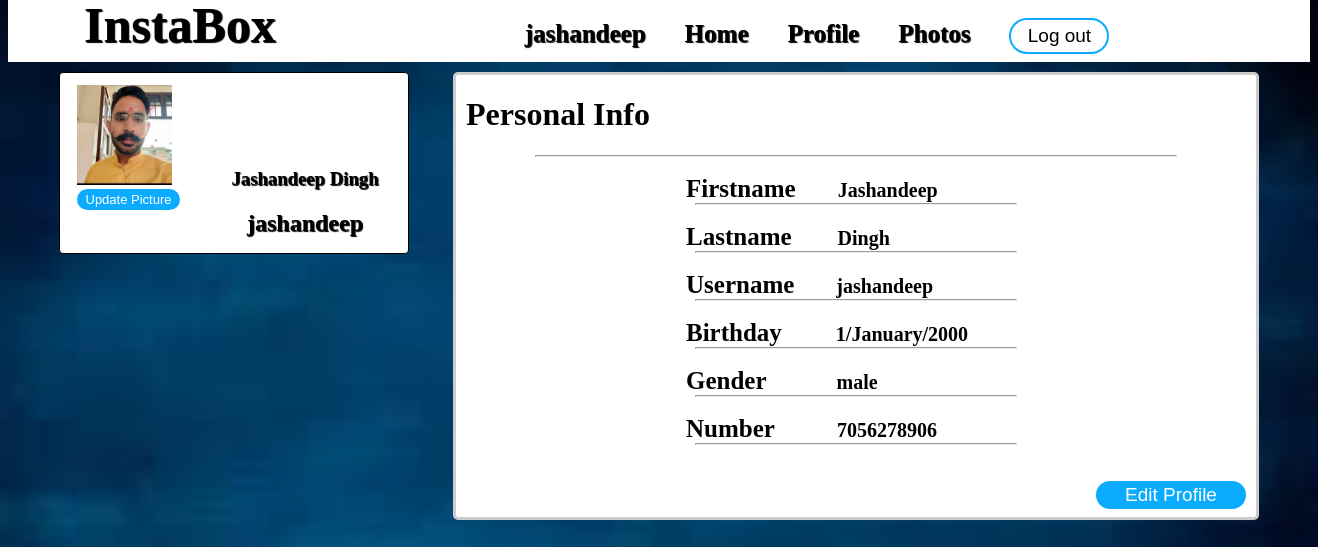
Page /profile.php (signed in) on the committed database.
### tables this page shows
CREATE TABLE `user` (
  `user_id` int(100) NOT NULL,
  `firstname` varchar(100) NOT NULL,
  `lastname` varchar(100) NOT NULL,
  `username` varchar(100) NOT NULL,
  `username2` varchar(100) NOT NULL,
  `birthday` varchar(100) NOT NULL,
  `gender` varchar(100) NOT NULL,
  `number` varchar(100) NOT NULL,
  `email` varchar(100) NOT NULL,
  `email2` varchar(100) NOT NULL,
  `password` varchar(100) NOT NULL,
  `password2` varchar(100) NOT NULL,
  `profile_picture` varchar(100) NOT NULL,
  `cover_picture` varchar(100) NOT NULL
);

### session.php (called while the page is built, shortened)
<?php
include("includes/database.php");
$id = $_SESSION['id'];
$query=mysqli_query ($con,"SELECT * FROM user WHERE user_id ='$id'") or die(mysql_error());
$row=mysqli_fetch_array($query);
$firstname=$row['firstname'];
$lastname=$row['lastname'];
$username=$row['username'];
?>

### profile.php (the view, shortened to what this page needs)
<!DOCTYPE html>
<html>
	<head>
		<link rel="stylesheet" type="text/css" href="css/profile.css">
	</head>
<body>
<?php include ('session.php');?>
	<div id="header">
		<div class="head-view">
			<ul>
				<li><a href="home.php" title="Biobook"><b>InstaBox</b></a></li>
				<li><a href="timeline.php" title="<?php echo $username ?>"><label><?php echo $username ?></label></a></li>
				<li><a href="home.php" title="Home"><label>Home</label></a></li>
				<li><a href="profile.php" title="Profile"><label class="active">Profile</label></a></li>
				<li><a href="photos.php" title="Settings"><label>Photos</label></a></li>
				<li><a href="logout.php" title="Log out"><button class="btn-sign-in" value="Log out">Log out</button></a></li>
			</ul>
		</div>
	</div>
	<div id="container">
		<div id="left-nav">
				<div class="clip1">
				<a href="updatephoto.php" title="Change Profile Picture"><img src="<?php echo $row['profile_picture'] ?>"><button>Update Picture</button></a>
				</div>
				<div class="user-details">
					<h3><?php echo $firstname ?>&nbsp;<?php echo $lastname ?></h3>
					<h2><?php echo $username ?></h2>
				</div>
		</div>
		<div id="right-nav">
			<h1>Personal Info</h1>
			<hr />
			<br />
			<?php
			include('includes/database.php');
			$result=mysqli_query($con,"SELECT * FROM user where user_id='$id' ");
			while($test = mysqli_fetch_array($result))
			{
				$id = $test['user_id'];
				echo " <div class='info-user'>";
				echo " <div>";
				echo " <label>Firstname</label>&nbsp;&nbsp;&nbsp;<b>".$test['firstname']."</b>";
				echo "</div> ";
				echo "<hr /> ";
				echo "<br /> ";
				echo " <div>";
				echo " <label>Lastname</label>&nbsp;&nbsp;&nbsp;&nbsp;<b>".$test['lastname']."</b>";
				echo "</div> ";
				echo "<hr /> ";
				echo "<br /> ";
				echo " <div>";
				echo " <label>Username</label>&nbsp;&nbsp;&nbsp;<b>".$test['username']."</b>";
				echo "</div> ";
				echo "<hr /> ";
				echo "<br /> ";
				echo " <div>";
				echo " <label>Birthday</label>&nbsp;&nbsp;&nbsp;&nbsp;&nbsp;&nbsp;<b>".$test['birthday']."</b>";
				echo "</div> ";
				echo "<hr /> ";
				echo "<br /> ";
				echo " <div>";
				echo " <label>Gender</label>&nbsp;&nbsp;&nbsp;&nbsp;&nbsp;&nbsp;&nbsp;&nbsp;&nbsp;&nbsp;<b>".$test['gender']."</b>";
				echo "</div> ";
				echo "<hr /> ";
				echo "<br /> ";
				echo " <div>";
				echo " <label>Number</label>&nbsp;&nbsp;&nbsp;&nbsp;&nbsp;&nbsp;&nbsp;&nbsp;<b>".$test['number']."</b>";
				echo "</div> ";
				echo "<hr /> ";
				echo "<br /> ";
				echo "</div> ";
				echo "<br /> ";
				echo " <div class='edit-info'>";
				echo " <a href ='edit_profile.php?user_id=$id'><button>Edit Profile</button></a>";
				echo "</div> ";
				echo "<br /> ";
				echo "<br /> ";
			}
			?>
		</div>
		</div>
</body>
</html>

### css/profile.css (style rules this page uses)
body { background-image: url('../image/b.jpg'); background-attachment: fixed; background-size: 100% 100%; }
#header { background-color: white; width:100%; margin-top:-8px; }
.head-view { margin:auto; width:1300px; line-height:50px; }
.head-view label { color:black; font-size:25px; font-weight:bold; text-shadow:1px 1px 1px #000000; }
.head-view ul { width: 1200px; margin: auto; }
.head-view li { display: inline; color: black; margin: 0px 30px 0px 5px; }
.head-view li a { text-decoration:none; }
.active { padding: 5px 0px 5px 0px; border-top: 4px solid #fff; }
.head-view b { color: black; text-shadow:1px 1px 1px #000000; font-size:50px; }
.btn-sign-in { color:#000000; font-size:19px; width:100px; line-height:30px; background-color:#ffffff; border:2px solid #0bacff; border-radius:100px; -webkit-border-radius:100px; -moz-border-radius:100px; -o-border-radius:100px; }
#container { width:1200px; margin:auto; }
#left-nav { width: 348px; height:180px; float:left; border: 1px solid black; background-color: white; -webkit-border-radius: 4px; -moz-border-radius: 4px; border-radius: 4px; margin-top:10px; }
.clip1 { margin-top: 10px; margin-left: 15px; position: relative; width: 95px; height: 100px; border: solid 2px #fff; -webkit-border-radius: 5px; -moz-border-radius: 5px; border-radius: 5px; }
.clip1 img { width: 95px; height: 100px; margin: auto; left: -15px; }
.user-details { width:240px; margin: -40px 0 0 125px; font-size: 16px; line-height: 25px; text-align: center; }
.user-details h3, h2 { color:black; text-shadow:1px 1px 1px #000000; }
#right-nav { float:right; width:800px; background-color:#ffffff; -webkit-border-radius: 5px; -moz-border-radius: 5px; border-radius: 5px; border:3px solid #CCCCCC; margin-top:10px; }
.info-user { width:400px; margin:auto; }
.edit-info { float:right; margin-right:10px; }
#right-nav button { float:right; color:#ffffff; font-size:19px; width:150px; background-color:#0bacff; border:2px solid #0bacff; border-radius:100px; -webkit-border-radius:100px; -moz-border-radius:100px; -o-border-radius:100px; }
#right-nav hr { width:80%; margin:auto; }
#left-nav button { color:#ffffff; font-size:13px; width:103px; background-color:#0bacff; border:2px solid #0bacff; border-radius:100px; -webkit-border-radius:100px; -moz-border-radius:100px; -o-border-radius:100px; }
#right-nav label { color:#000000; font-size:25px; font-weight:bold; margin-left:30px; }
#right-nav b { color:#000000; font-size:20px; margin-left:30px; }
#right-nav h1 { text-indent:10px; }
img { height: 150px; width: 180px; }

### rows in the picture
user: username "jashandeep", profile_picture (picture), firstname "Jashandeep", lastname "Dingh", birthday "1/January/2000", gender "male", number "7056278906"
